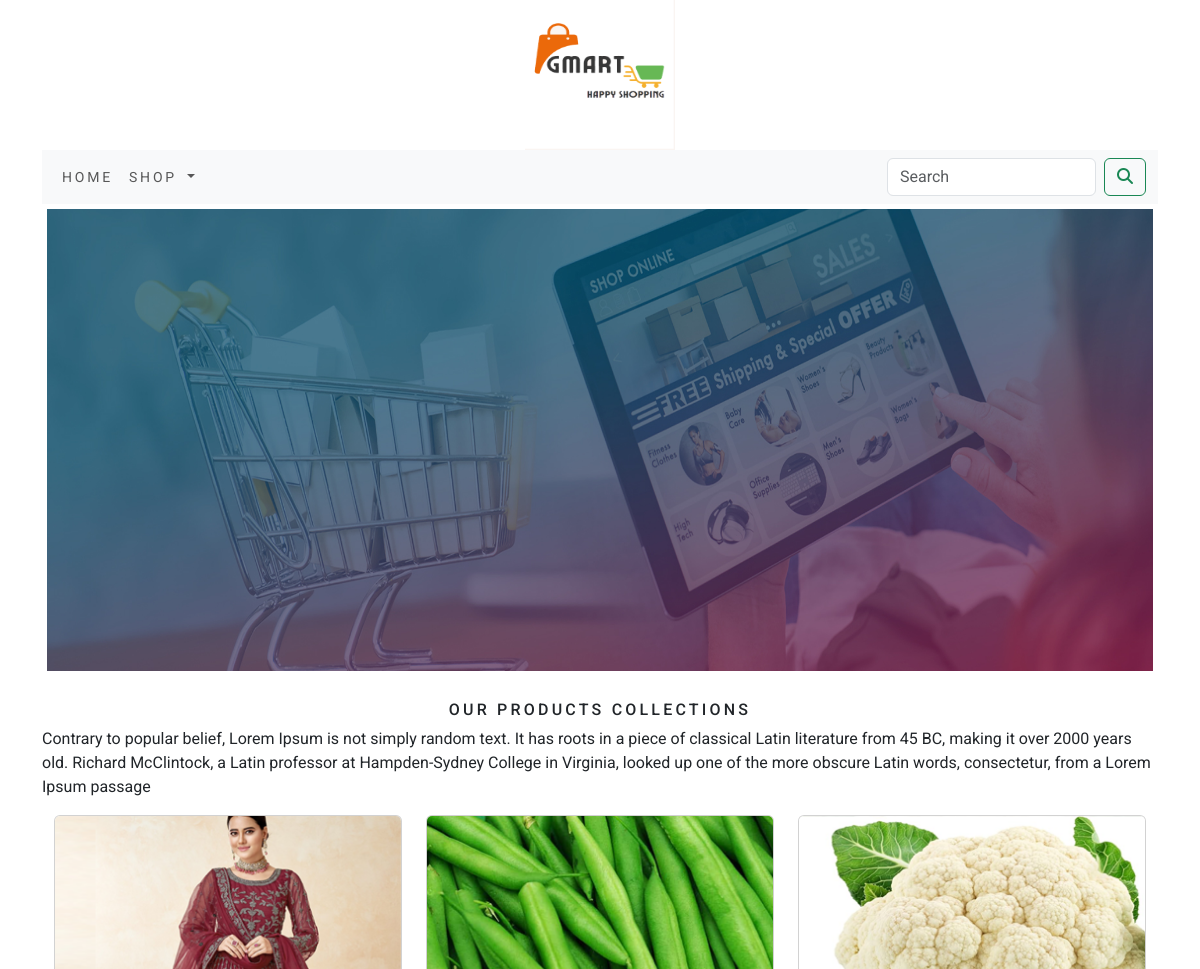
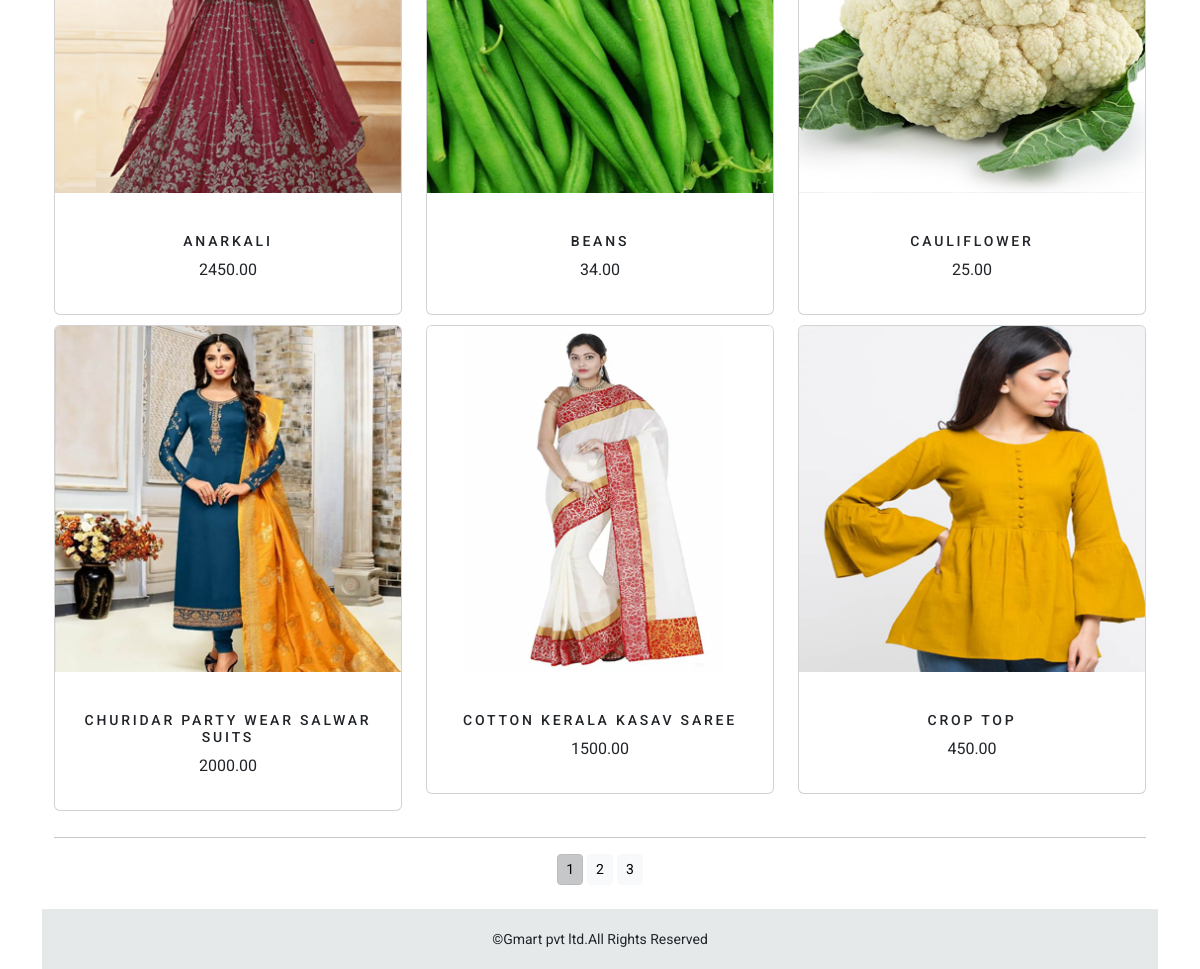
The app's page /shop/ with its own data (2 pictures, top to bottom).
### shop/models.py (models this page shows, shortened)
class Product(models.Model):
    name = models.CharField(max_length=250, unique=True)
    slug = models.SlugField(max_length=250, unique=True)
    description = models.TextField(blank=True)
    price = models.DecimalField(max_digits=10, decimal_places=2)
    category = models.ForeignKey(Category, on_delete=models.CASCADE)
    image = models.ImageField(upload_to='product', blank=True)
    stock = models.IntegerField()
    available = models.BooleanField(default=True)
    created = models.DateTimeField(auto_now_add=True)
    updated = models.DateTimeField(auto_now_add=True)
    class Meta:
        ordering = ('name',)
        verbose_name = 'product'
        verbose_name_plural = 'products'
    def get_url(self):
        return reverse('shop:prodCatdetail', args=[self.category.slug,self.slug])

### shop/views.py (the view)
# urls.py: path('',views.allProCat,name='allProCat'),
def allProCat(request, c_slug=None):
    c_page = None
    products_list = None
    if c_slug != None:
        c_page = get_object_or_404(Category, slug=c_slug)
        products_list = Product.objects.all().filter(category=c_page, available=True)
    else:
        products_list = Product.objects.all().filter(available=True)
    paginator = Paginator(products_list, 6)
    try:
        page = int(request.GET.get('page', 1))
    except:
        page = 1
    try:
        products = paginator.page(page)
    except (EmptyPage, InvalidPage):
        Products = paginator.page(paginator.num_pages)
    return render(request, "category.html", {'category': c_page, 'products': products})

### cart/context_processors.py (called while the page is built)
def counter(request):
    item_count = 0
    if 'admin' in request.path:
        return {}
    else:
        try:
            cart = Cart.objects.filter(cart_id=_cart_id(request))
            car_items = CartItem.objects.all().filter(cart=cart[:1])
            for cart_item in car_items:
                item_count += cart_item.quantity
        except Cart.DoesNotExist:
            item_count = 0
    return dict(item_count=item_count)

### cart/views.py (called while the page is built)
def _cart_id(request):
    cart = request.session.session_key
    if not cart:
        cart = request.session.create()
    return cart

### shop/context_processors.py (called while the page is built)
def menu_links(request):
    links = Category.objects.all()
    return dict(links=links)

### shop/models.py (called while the page is built)
    def get_url(self):
        return reverse('shop:product_by_category', args=[self.slug])

### template/category.html (shortened to what this page needs)
{% extends 'base.html' %}
{%  load static  %}
{% block content %}
<div class="mx_auto">
    {% if category %}
    <img  class="my_image"  src="{{category.image.url}}" alt="{{category.name}}">
</div>
<br>
<div>
    <h1 class="text-center my_title">{{category.name}}</h1>
    <p class="text-justify">{{category.description}}</p>
</div>
     {% else %}
<div>
    <img class="my_image my_image_padding" src="{% static 'img/banner2.png' %}" alt="our products" width="1500px" height="400px">
</div>
<br>
<div>
    <h1 class="text-center my_title">Our Products Collections</h1>
    <p class="text-justify">Contrary to popular belief, Lorem Ipsum is not simply random text. It has roots in a piece of classical Latin literature from 45 BC, making it over 2000 years old. Richard McClintock, a Latin professor at Hampden-Sydney College in Virginia,
        looked up one of the more obscure Latin words, consectetur, from a Lorem Ipsum passage</p>
</div>
    {% endif %}
<div class="container">
    <div class="row mx_auto">
        {% for product in products.object_list %}
        <div class="my_bottom_margin col-9 col-sm-12 col-md-4 col-lg-4">
            <div class="card text-center" style="min-width:18rem;">
                <a href="{{product.get_url}}"><img class="card-img-top my_image" src="{{product.image.url}}" alt="{{product.name}}" width="300px" height="300px"></a><br>
                <div class="card-body">
                    <h4>{{product.name}}</h4>
                    <p>{{product.price}}</p>
                </div>
            </div>
        </div>
        {% endfor %}
    </div>
    <div class="mx-auto">
        {% if products.paginator.num_pages > 1 %}
        <hr>
        <div class="text-center">
            {% for pg in products.paginator.page_range %}
            <a href="?page={{pg}}" class="btn btn-light btn-sm {% if products.number == pg %} active {% endif %}">{{pg}}</a>
            {% endfor %}
        </div>
     {% endif %}
    </div>
    <br>
</div>
{% endblock %}

### template/base.html (shortened to what this page needs)
{% load static %}
<!DOCTYPE html>
<html lang="en">
<head>
    <link href="{% static 'css/bootstrap.min.css' %}" rel="stylesheet">
    <link rel="stylesheet" href="{% static 'css/custom.css' %}">
</head>
<body class="d-flex flex-column min-vh-100">
    <div class="container">
        {% include 'header.html' %}
        {% include 'navbar.html' %}
        {% block content %}
        {% endblock %}
    </div>
    {% include 'footer.html' %}
</body>
</html>

### template/header.html
{% load static %}
<header>
    <center>
        <a href="{% url 'shop:allProCat' %}" ><img src="{% static 'img/logo.png' %}" alt="logoimage" width="150px" height="150px" ></a>
    </center>
</header>

### template/navbar.html (shortened to what this page needs)
<nav class="navbar navbar-expand-lg bg-body-tertiary">
  <div class="container-fluid">
    <div class="collapse navbar-collapse" id="navbarSupportedContent">
      <ul class="navbar-nav me-auto mb-2 mb-lg-0">
        <li class="nav-item">
          <a class="nav-link" href="#">Home</a>
        </li>
        <li class="nav-item dropdown {% if 'shop' in request.path %} active {% endif %}">
          <a class="nav-link dropdown-toggle" href="#" role="button" data-bs-toggle="dropdown" aria-expanded="false">
            Shop
          </a>
        </li>
      </ul>
      <form class="d-flex" role="search" action="{% url 'search_app:SearchResult' %}" method="get">
        <input class="form-control me-2"  name="q" type="search" placeholder="Search" aria-label="Search">
        <button class="btn btn-outline-success" type="submit"><i class="fa-solid fa-magnifying-glass"></i></button>
      </form>
    </div>
  </div>
</nav>

### template/footer.html
<div class="footer navbar-fixed-bottom my_footer">
    <p class="text-center">&copy;Gmart pvt ltd.All Rights Reserved </p>
</div>

### static/css/custom.css (style rules this page uses)
body { font-family: 'Roboto', sans-serif; }
.nav-item { letter-spacing:0.2em; font-size:14px; text-transform:uppercase; }
.my_footer { background-color:#e6e9ea; height:60px; margin-top :auto; }
.my_footer p { padding-top:20px; font-size:14px; }
.my_image { width:100%; height:auto; }
.my_title { font-size:16px; text-transform:uppercase; letter-spacing:.2em }
.my_image_padding { padding:5px; }
.my_bottom_margin { margin-bottom:10px; }
.card-body h4 { font-size:14px; text-transform:uppercase; letter-spacing:.2em; }

### records on screen
Product: image (picture), name "ANARKALI", price "2450.00"
Product: image (picture), name "BEANS", price "34.00"
Product: image (picture), name "CAULIFLOWER", price "25.00"
Product: image (picture), name "CHURIDAR PARTY WEAR SALWAR SUITS", price "2000.00"
Product: image (picture), name "COTTON KERALA KASAV SAREE", price "1500.00"
Product: image (picture), name "CROP TOP", price "450.00"

### other values on screen
{{ pg }} "1" "2" "3"
